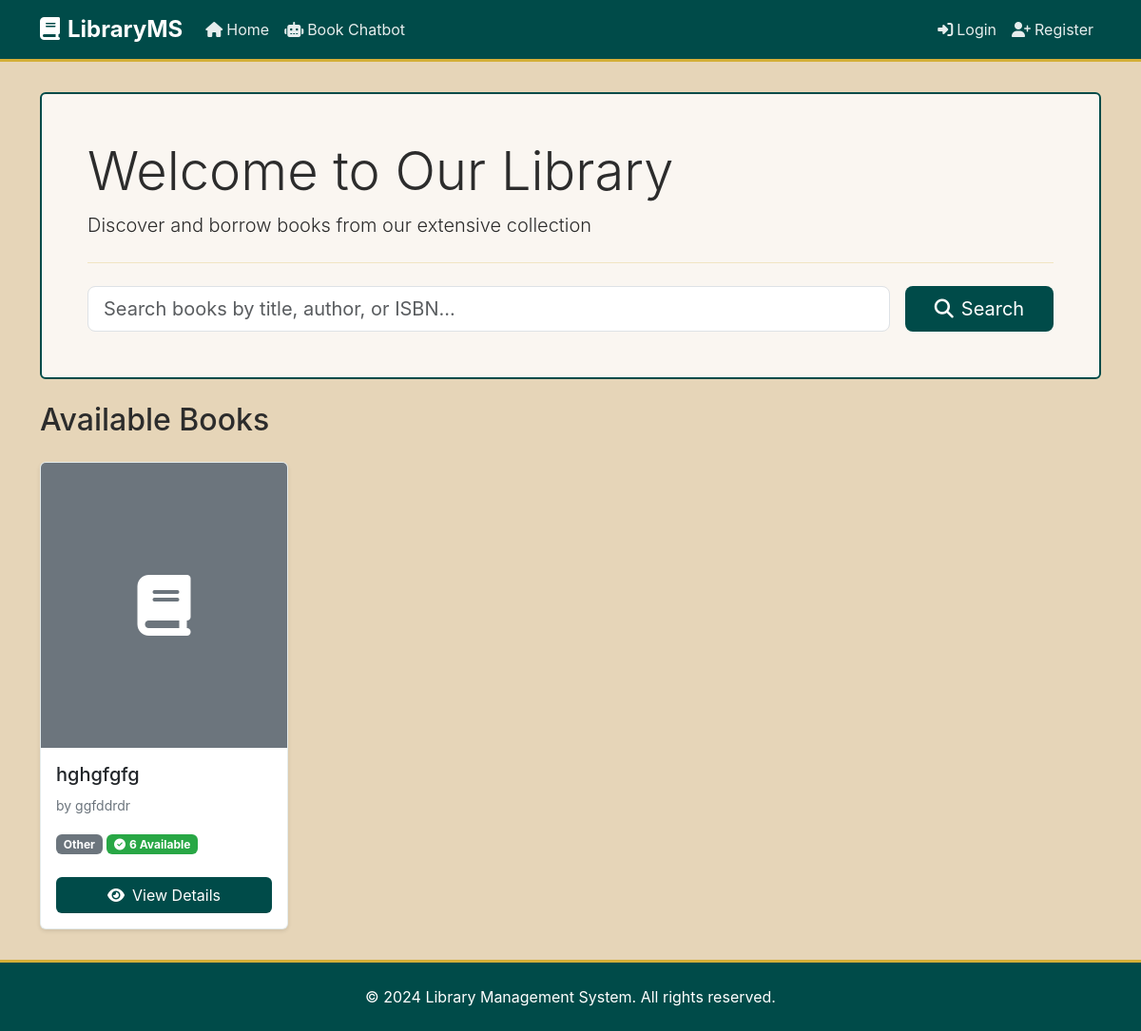
The page /user/ on the database as committed earlier.
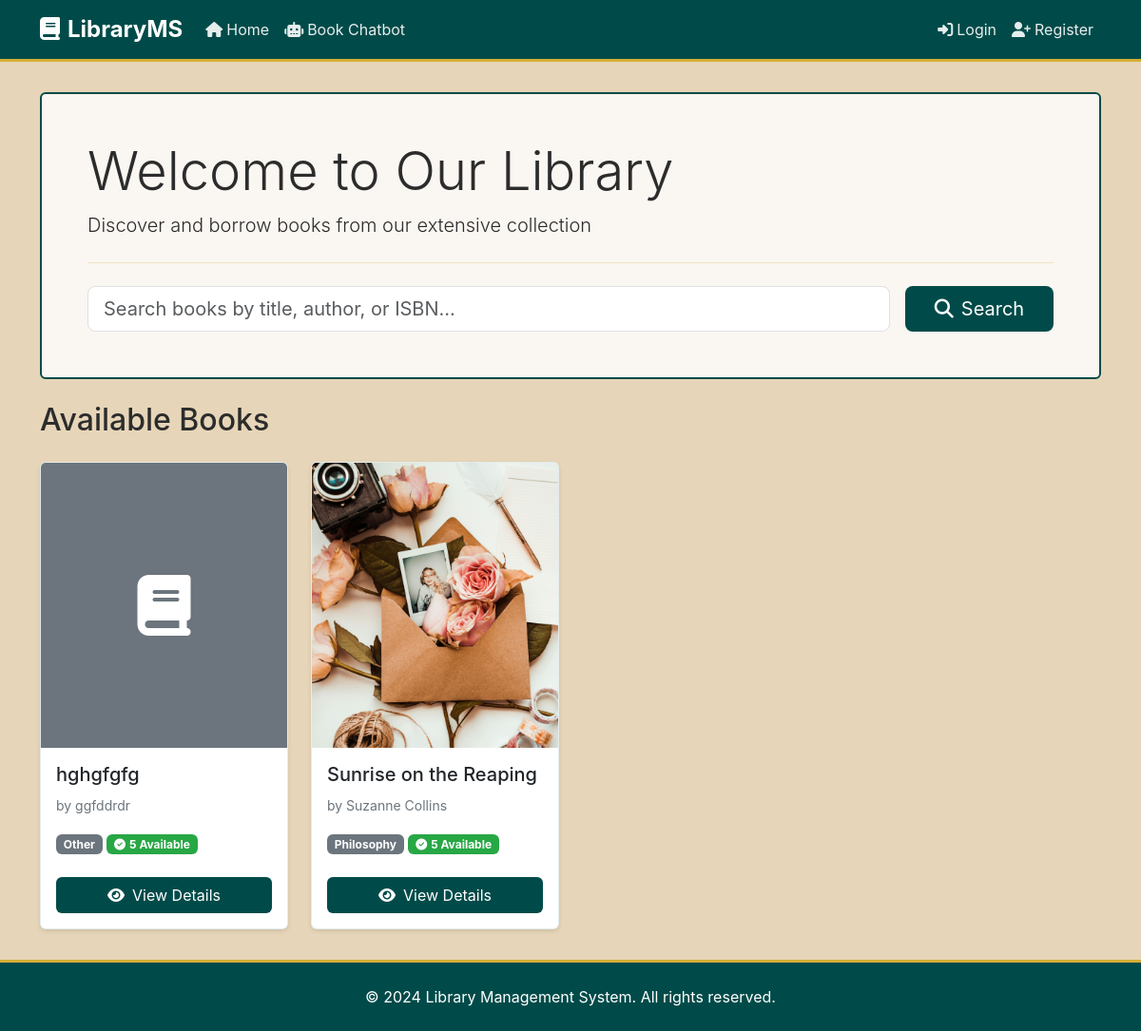
The same page on the database as committed later.
### Admin/models.py (models this page shows, shortened)
class Book(models.Model):
    CATEGORY_CHOICES = (
        ('Fiction', 'Fiction'),
        ('Non-Fiction', 'Non-Fiction'),
        ('Science Fiction', 'Science Fiction'),
        ('Fantasy', 'Fantasy'),
        ('Mystery', 'Mystery'),
        ('Romance', 'Romance'),
        ('History', 'History'),
        ('Biography', 'Biography'),
        ('Science', 'Science'),
        ('Technology', 'Technology'),
        ('Programming', 'Programming'),
        ('Business', 'Business'),
        ('Education', 'Education'),
        ('Philosophy', 'Philosophy'),
        ('Literature', 'Literature'),
        ('Other', 'Other'),
    )
    title = models.CharField(max_length=200)
    author = models.CharField(max_length=100)
    isbn = models.CharField(max_length=13, unique=True)
    published_date = models.DateField()
    available_copies = models.IntegerField(default=0)
    category = models.CharField(max_length=50, choices=CATEGORY_CHOICES, default='Other')
    description = models.TextField(blank=True, null=True, help_text="Brief description of the book")
    image = models.ImageField(upload_to='book_images/', blank=True, null=True)

### User/views.py (the view)
# urls.py: 2. Add a URL to urlpatterns:  path('', views.home, name='home')
def home(request):
    search_query = request.GET.get('search', '')
    books = Book.objects.all()
    if search_query:
        books = books.filter(
            Q(title__icontains=search_query) |
            Q(author__icontains=search_query) |
            Q(isbn__icontains=search_query)
        )
    context = {
        'books': books,
        'search_query': search_query,
    }
    return render(request, 'user/home.html', context)

### User/templates/user/home.html (shortened to what this page needs)
{% extends 'user/base.html' %}
{% load static %}
{% block content %}
<div class="container">
    <div class="jumbotron p-5 rounded mb-4" style="background-color: rgba(255, 255, 255, 0.9); border: 2px solid #004B49;">
        <h1 class="display-4" style="color: #2C2C2C;">Welcome to Our Library</h1>
        <p class="lead" style="color: #2C2C2C;">Discover and borrow books from our extensive collection</p>
        <hr class="my-4" style="border-color: #D4AF37;">
        <form method="GET" action="{% url 'user_home' %}" class="row g-3">
            <div class="col-md-10">
                <input type="text" name="search" class="form-control form-control-lg"
                       placeholder="Search books by title, author, or ISBN..."
                       value="{{ search_query }}">
            </div>
            <div class="col-md-2">
                <button type="submit" class="btn btn-lg w-100" style="background-color: #004B49; color: white;">
                    <i class="fa-solid fa-search me-2"></i>Search
                </button>
            </div>
        </form>
    </div>
    <h2 class="mb-4">
        {% if search_query %}
            Search Results for "{{ search_query }}"
        {% else %}
            Available Books
        {% endif %}
    </h2>
    {% if books %}
    <div class="row g-4">
        {% for book in books %}
        <div class="col-md-4 col-lg-3">
            <div class="card book-card h-100">
                {% if book.image %}
                    <img src="{{ book.image.url }}" class="card-img-top book-image" alt="{{ book.title }}">
                {% else %}
                    <div class="card-img-top book-image bg-secondary d-flex align-items-center justify-content-center">
                        <i class="fa-solid fa-book fa-4x text-white"></i>
                    </div>
                {% endif %}
                <div class="card-body d-flex flex-column">
                    <h5 class="card-title">{{ book.title }}</h5>
                    <p class="card-text text-muted">
                        <small>by {{ book.author }}</small>
                    </p>
                    <p class="card-text">
                        <span class="badge bg-secondary mb-2">{{ book.category }}</span>
                        {% if book.available_copies > 0 %}
                            <span class="badge badge-available">
                                <i class="fa-solid fa-check-circle me-1"></i>{{ book.available_copies }} Available
                            </span>
                        {% else %}
                            <span class="badge badge-unavailable">
                                <i class="fa-solid fa-times-circle me-1"></i>Not Available
                            </span>
                        {% endif %}
                    </p>
                    <div class="mt-auto">
                        <a href="{% url 'book_detail' book.id %}" class="btn w-100" style="background-color: #004B49; color: white;">
                            <i class="fa-solid fa-eye me-2"></i>View Details
                        </a>
                    </div>
                </div>
            </div>
        </div>
        {% endfor %}
    </div>
    {% else %}
    <div class="alert alert-info text-center py-5">
        <i class="fa-solid fa-book-open fa-3x mb-3"></i>
        <h4>No books found</h4>
        <p>{% if search_query %}Try a different search term.{% else %}No books available at the moment.{% endif %}</p>
    </div>
    {% endif %}
</div>
{% endblock %}

Rows that differ between the two databases and show on the page:
changed Book "hghgfgfg": available_copies "6" → "5"
added Book: image (picture), title "Sunrise on the Reaping", author "Suzanne Collins", category "Philosophy", available_copies "5"
